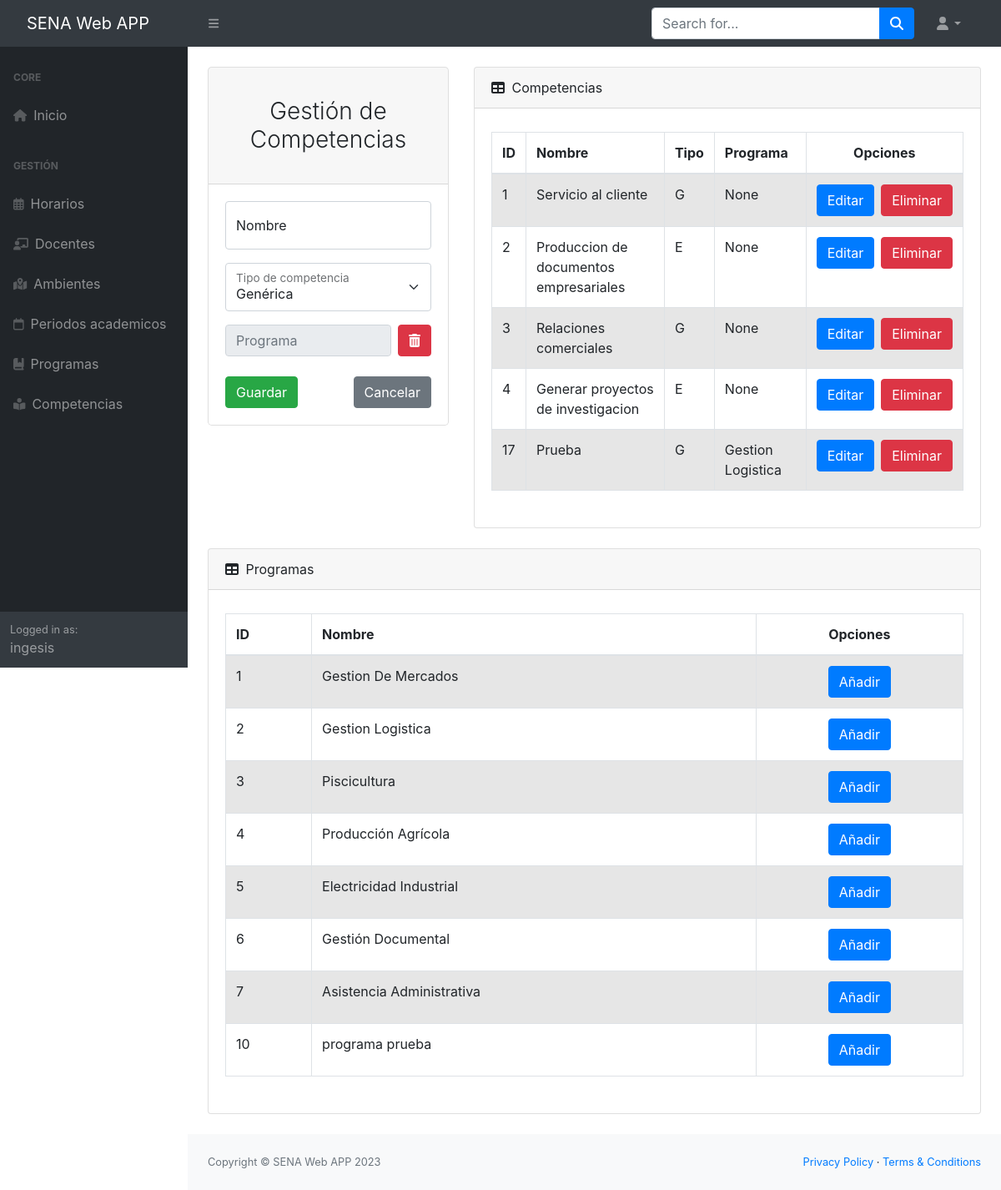
/app/gestionCompetencias/ (signed in), run on the app's committed database.
### Aplicaciones/Academico/models.py (models this page shows, shortened)
class Competencia(models.Model):
    nombre = models.CharField(max_length=100)
    tipo_competencia = models.CharField(
        max_length=1, choices=tipoCompetencia, default='G')
    programa = models.ForeignKey(
        Programa, null=True, blank=True, on_delete=models.CASCADE)
    class Meta:
        verbose_name = 'Competencia'
        verbose_name_plural = 'Competencias'
        db_table = 'competencia'

class Programa(models.Model):
    nombre = models.CharField(max_length=50)
    def __str__(self) -> str:
        return "{}".format(self.nombre)
    class Meta:
        verbose_name = 'Programa'
        verbose_name_plural = 'Programas'
        db_table = 'programa'

### Aplicaciones/Academico/views.py (the view)
# urls.py: path('gestionCompetencias/', login_required(views.gestionCompetencias)),
def gestionCompetencias(request):
    usuario = get_user(request)
    if usuario.is_superuser:
        competenciasListadas = Competencia.objects.all()
        programasListados = Programa.objects.all()
        return render(request, "gestion-competencias.html", {"competencias": competenciasListadas, "programas": programasListados})
    else:
        return render(request, "denegado.html")

### Aplicaciones/Academico/templates/gestion-competencias.html (shortened to what this page needs)
{% extends "./base.html" %}
{% block body %}
<div class="container-fluid px-4">
    <div class="row">
        <div class="col-sm-12 col-md-6 col-lg-4 col-xl-4 mt-4">
            <div class="card border-1 rounded-lg">
                <div class="card-header">
                    <h3 class="text-center font-weight-light my-4">
                        Gestión de Competencias
                    </h3>
                </div>
                <div class="card-body">
                    <form action="registrarCompetencia/" method="POST">
                        <div class="form-floating mb-3">
                            <input
                                class="form-control"
                                id="txtNombre"
                                name="txtNombre"
                                type="text"
                                placeholder="Nombre"
                                maxlength="50"
                                required
                            />
                            <label for="txtNombre">Nombre</label>
                        </div>
                        <div class="form-floating mb-3">
                            <select
                                class="form-select"
                                id="tipoCompetencia"
                                name="tipoCompetencia"
                                aria-label="Floating label select example"
                            >
                                <option value="G" selected>Genérica</option>
                            </select>
                            <label for="tipoCompetencia"
                                >Tipo de competencia</label
                            >
                        </div>
                        <div class="form-floating mb-3">
                            <div class="d-flex gap-2">
                                <input
                                    class="form-control"
                                    readonly
                                    id="programas-l2"
                                    name="programas-l2"
                                    placeholder="Programa"
                                />
                                <a class="btn btn-danger remove-btn"
                                    ><i class="fa-solid fa-trash-can"></i
                                ></a>
                            </div>
                        </div>
                        <div
                            class="d-flex align-items-center justify-content-between mt-4 mb-0"
                        >
                            <button
                                type="submit"
                                class="btn btn-success text-white"
                            >
                                Guardar
                            </button>
                            <a
                                class="btn btn-secondary"
                                href="/app/gestionCompetencias/"
                                >Cancelar</a
                            >
                        </div>
                    </form>
                </div>
            </div>
        </div>
        <div class="col-sm-12 col-md-6 col-lg-8 col-xl-8 mt-4">
            <div class="card mb-4">
                <div class="card-header">
                    <i class="fas fa-table me-1"></i>
                    Competencias
                </div>
                <div class="card-body">
                    <div class="table-responsive py-2">
                        <table
                            class="table table-striped table-hover table-bordered"
                        >
                            <thead class="">
                                <tr>
                                    <th class="text-left" scope="col">ID</th>
                                    <th class="text-left" scope="col">
                                        Nombre
                                    </th>
                                    <th class="text-left" scope="col">Tipo</th>
                                    <th class="text-left" scope="col">
                                        Programa
                                    </th>
                                    <th colspan="2" class="text-center">
                                        Opciones
                                    </th>
                                </tr>
                            </thead>
                            <tbody>
                                {% for c in competencias %}
                                <tr>
                                    <td class="text-left" scope="row">
                                        {{c.id}}
                                    </td>
                                    <td class="text-left">{{c.nombre}}</td>
                                    <td class="text-left">
                                        {{c.tipo_competencia}}
                                    </td>
                                    <td class="text-left">{{c.programa}}</td>
                                    <td>
                                        <div
                                            class="d-flex gap-2 justify-content-center"
                                        >
                                            <a
                                                href="editarCompetencia/{{c.id}}"
                                                class="btn btn-primary"
                                                >Editar</a
                                            >
                                            <a
                                                href="eliminarCompetencia/{{c.id}}"
                                                class="btn btn-danger btnEliminar"
                                                >Eliminar</a
                                            >
                                        </div>
                                    </td>
                                </tr>
                                {% endfor %}
                            </tbody>
                        </table>
                    </div>
                </div>
            </div>
        </div>
    </div>
    <div class="row">
        <div class="col-12">
            <div class="card mb-4">
                <div class="card-header">
                    <i class="fas fa-table me-1"></i>
                    Programas
                </div>
                <div class="card-body">
                    <div class="table-responsive py-2">
                        <table
                            class="table table-striped table-hover table-bordered"
                        >
                            <thead class="">
                                <tr>
                                    <th class="text-left" scope="col">ID</th>
                                    <th class="text-left" scope="col">
                                        Nombre
                                    </th>
                                    <th colspan="2" class="text-center">
                                        Opciones
                                    </th>
                                </tr>
                            </thead>
                            <tbody>
                                {% for p in programas %}
                                <tr>
                                    <td class="text-left pid" scope="row">
                                        {{p.id}}
                                    </td>
                                    <td class="text-left pnombre">
                                        {{p.nombre}}
                                    </td>
                                    <td>
                                        <div
                                            class="d-flex gap-2 justify-content-center"
                                        >
                                            <button
                                                href="#"
                                                class="btn btn-primary add-btn"
                                                data-id="{{p.id}}"
                                            >
                                                Añadir
                                            </button>
                                        </div>
                                    </td>
                                </tr>
                                {% endfor %}
                            </tbody>
                        </table>
                    </div>
                </div>
            </div>
        </div>
    </div>
</div>
{% endblock %}

### Aplicaciones/Academico/templates/base.html (shortened to what this page needs)
<!DOCTYPE html>
<html lang="en">
    <head>
        {% load static %}
        <link rel="stylesheet" href="{% static '/css/style.css' %}">
        <link rel="stylesheet" href="https://cdn.jsdelivr.net/npm/bootstrap@4.5.3/dist/css/bootstrap.min.css">
        <link rel="stylesheet" href="https://cdnjs.cloudflare.com/ajax/libs/bootstrap-datepicker/1.9.0/css/bootstrap-datepicker.min.css">
        <link rel="stylesheet" href="https://cdnjs.cloudflare.com/ajax/libs/font-awesome/4.7.0/css/font-awesome.min.css">
    </head>
    <body class="sb-nav-fixed">
        <nav class="sb-topnav navbar navbar-expand navbar-dark bg-dark">
            <a class="navbar-brand ps-3" href="/">SENA Web APP</a>
            <button class="btn btn-link btn-sm order-1 order-lg-0 me-4 me-lg-0" id="sidebarToggle" href="#!"><i class="fas fa-bars"></i></button>
            <form class="d-none d-md-inline-block form-inline ms-auto me-0 me-md-3 my-2 my-md-0">
                <div class="input-group">
                    <input class="form-control" type="text" placeholder="Search for..." aria-label="Search for..." aria-describedby="btnNavbarSearch" />
                    <button class="btn btn-primary" id="btnNavbarSearch" type="button"><i class="fas fa-search"></i></button>
                </div>
            </form>
            <ul class="navbar-nav ms-auto ms-md-0 me-3 me-lg-4">
                <li class="nav-item dropdown">
                    <a class="nav-link dropdown-toggle" id="navbarDropdown" href="#" role="button" data-bs-toggle="dropdown" aria-expanded="false"><i class="fas fa-user fa-fw"></i></a>
                </li>
            </ul>
        </nav>
        <div id="layoutSidenav">
            <div id="layoutSidenav_nav">
                <nav class="sb-sidenav accordion sb-sidenav-dark" id="sidenavAccordion">
                    <div class="sb-sidenav-menu">
                        <div class="nav">
                            <div class="sb-sidenav-menu-heading">Core</div>
                            <a class="nav-link" href="/">
                                <div class="sb-nav-link-icon"><i class="fa-solid fa-house"></i></div>
                                Inicio
                            </a>
                            <div class="sb-sidenav-menu-heading">Gestión</div>
                                    <a class="nav-link" href="/app/gestionHorarios/">
                                        <div class="sb-nav-link-icon"><i class="fa-regular fa-calendar-days"></i></div>
                                        Horarios
                                    </a>
                                    <a class="nav-link" href="/app/gestionDocentes/">
                                        <div class="sb-nav-link-icon"><i class="fa-solid fa-chalkboard-user"></i></div>
                                        Docentes
                                    </a>
                                    <a class="nav-link" href="/app/gestionAmbientes/">
                                        <div class="sb-nav-link-icon"><i class="fa-solid fa-map-location-dot"></i></div>
                                        Ambientes
                                    </a>
                                    <a class="nav-link" href="/app/gestionPeriodos/">
                                        <div class="sb-nav-link-icon"><i class="fa-regular fa-calendar"></i></div>
                                        Periodos academicos
                                    </a>
                                    <a class="nav-link" href="/app/gestionProgramas/">
                                        <div class="sb-nav-link-icon"><i class="fa-solid fa-book-bookmark"></i></div>
                                        Programas
                                    </a>
                                    <a class="nav-link" href="/app/gestionCompetencias/">
                                        <div class="sb-nav-link-icon"><i class="fa-solid fa-book-open-reader"></i></div>
                                        Competencias
                                    </a>
                        </div>
                    </div>
                    <div class="sb-sidenav-footer">
                        <div class="small">Logged in as:</div>
                        {{user.username}}
                    </div>
                </nav>
            </div>
            <div id="layoutSidenav_content">
                <main>
                    {% block body %}
                    {% endblock %}
                </main>
                <footer class="py-4 bg-light mt-auto">
                    <div class="container-fluid px-4">
                        <div class="d-flex align-items-center justify-content-between small">
                            <div class="text-muted">Copyright &copy; SENA Web APP 2023</div>
                            <div>
                                <a href="#">Privacy Policy</a>
                                &middot;
                                <a href="#">Terms &amp; Conditions</a>
                            </div>
                        </div>
                    </div>
                </footer>
            </div>
        </div>
    </body>
</html>

### data on the page
Competencia: id "1", nombre "Servicio al cliente", tipo_competencia "G", programa "None"
Competencia: id "2", nombre "Produccion de documentos empresariales", tipo_competencia "E", programa "None"
Competencia: id "3", nombre "Relaciones comerciales", tipo_competencia "G", programa "None"
Competencia: id "4", nombre "Generar proyectos de investigacion", tipo_competencia "E", programa "None"
Competencia: id "17", nombre "Prueba", tipo_competencia "G", programa "Gestion Logistica"
Programa: id "1", nombre "Gestion De Mercados"
Programa: id "2", nombre "Gestion Logistica"
Programa: id "3", nombre "Piscicultura"
Programa: id "4", nombre "Producción Agrícola"
Programa: id "5", nombre "Electricidad Industrial"
Programa: id "6", nombre "Gestión Documental"
Programa: id "7", nombre "Asistencia Administrativa"
Programa: id "10", nombre "programa prueba"

### other printed values
{{ user.username }} "ingesis"
